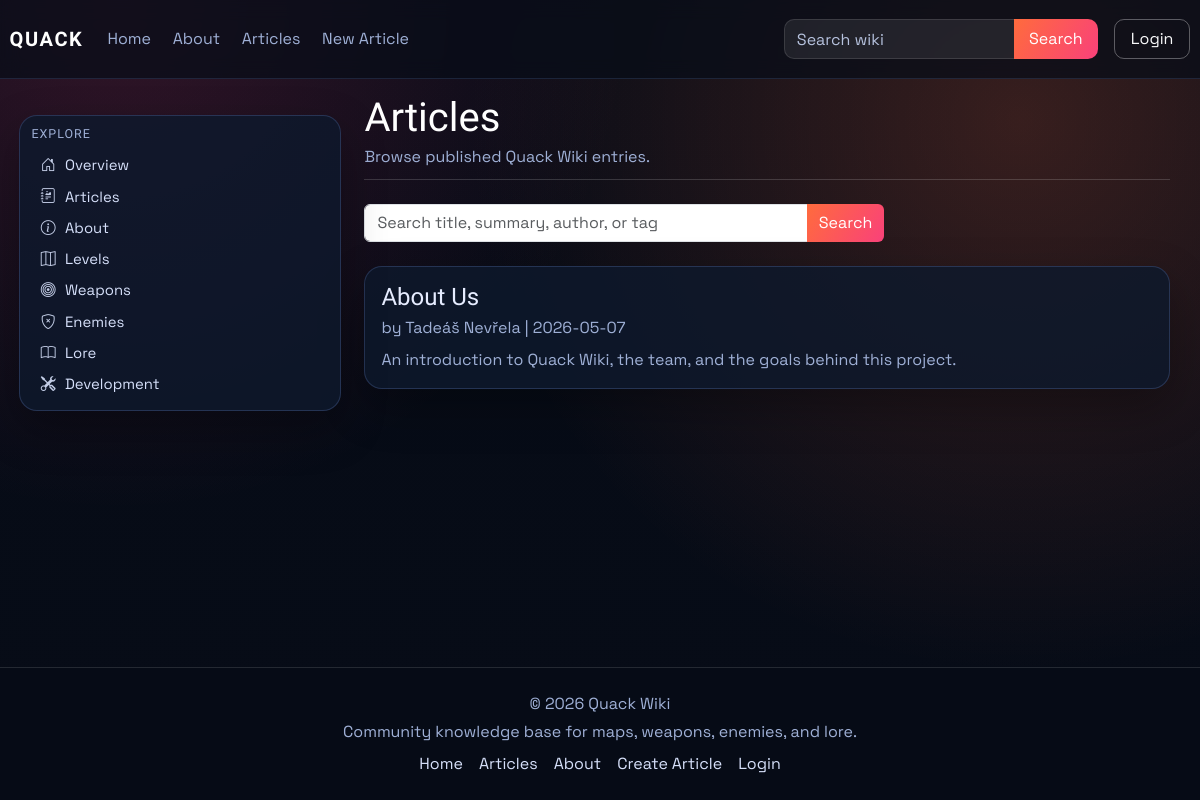
Page /articles on the earlier database version.
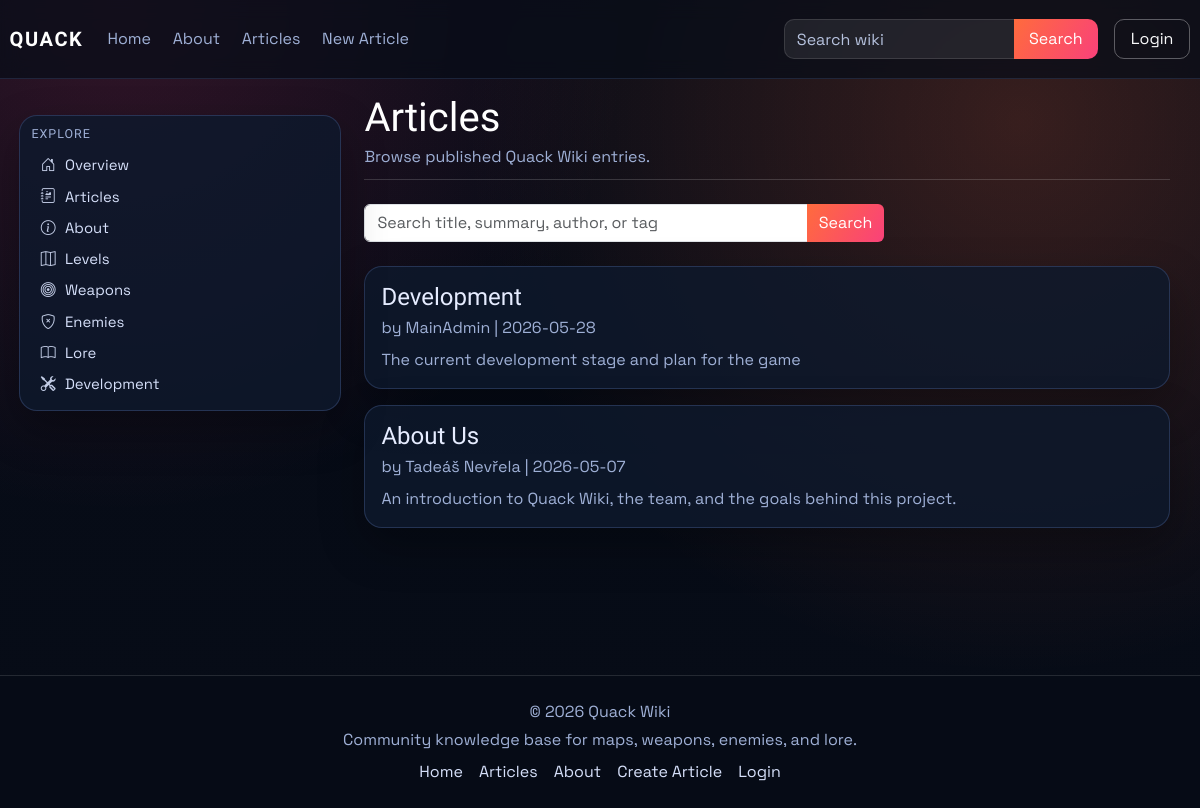
Same page on the later database version.
### models.py (models this page shows)
class Article(db.Model):
    id = db.Column(db.Integer, primary_key=True)
    title = db.Column(db.String(120), unique=True, nullable=False)
    author = db.Column(db.String(120), nullable=False)
    created_at = db.Column(db.DateTime, default=datetime.utcnow)
    image_url = db.Column(db.String(120), default='default.png')
    summary = db.Column(db.Text)
    content = db.Column(db.Text, nullable=False)
    infobox_data = db.Column(db.Text, nullable=True)
    tags = db.Column(db.JSON, default=list)
    status = db.Column(db.String(20), default='pending', nullable=False)
    approved_by = db.Column(db.String(120), nullable=True)
    approved_at = db.Column(db.DateTime, nullable=True)
    is_archived = db.Column(db.Boolean, default=False, nullable=False)
    archived_at = db.Column(db.DateTime, nullable=True)

### main.py (the view)
@app.route('/articles')
def articles():
    search = (request.args.get('q') or '').strip()
    query = Article.query.filter(
        Article.is_archived.is_(False),
        func.lower(func.trim(Article.status)) == 'approved',
    )
    article_list = query.order_by(Article.created_at.desc()).all()
    if search:
        article_list = [article_obj for article_obj in article_list if article_matches_search(article_obj, search)]
    article_links = {article.id: article_public_url(article) for article in article_list}
    return render_template('articles.html', articles=article_list, search=search, article_links=article_links)

### main.py (called while the page is built)
def article_public_url(article_obj: Article) -> str:
    if article_has_tag(article_obj, static_page_tag('about-us')):
        return url_for('about')
    return url_for('article', article_title=article_obj.title)

def static_page_tag(page_key: str) -> str:
    return f"page:{page_key.strip().lower()}"

def article_has_tag(article_obj: Article, tag_name: str) -> bool:
    wanted = tag_name.strip().lower()
    return any(str(tag).strip().lower() == wanted for tag in (article_obj.tags or []))

### templates/articles.html (shortened to what this page needs)
{% extends "_base.html" %}
{% block content %}
<div class="container-fluid px-0 article-wiki">
    <header class="article-header mb-4">
        <h1 class="article-title">Articles</h1>
        <p class="article-meta mb-0">Browse published Quack Wiki entries.</p>
    </header>
    <form method="GET" action="{{ url_for('articles') }}" class="mb-4" style="max-width: 520px;">
        <div class="input-group">
            <input class="form-control" type="search" name="q" value="{{ search }}" placeholder="Search title, summary, author, or tag">
            <button class="btn btn-brand" type="submit">Search</button>
        </div>
    </form>
    <section class="row g-3">
        {% for article in articles %}
        <div class="col-12">
            <article class="card p-3">
                <h4 class="mb-1"><a href="{{ article_links[article.id] }}">{{ article.title }}</a></h4>
                <p class="article-meta mb-2">by {{ article.author }} | {{ article.created_at.strftime('%Y-%m-%d') if article.created_at else "Unknown date" }}</p>
                <p class="mb-0">{{ article.summary or "No summary available." }}</p>
            </article>
        </div>
        {% else %}
        <div class="col-12">
            <div class="card p-4">
                <p class="mb-0 text-muted">No published articles found.</p>
            </div>
        </div>
        {% endfor %}
    </section>
</div>
{% endblock %}

### templates/_base.html (shortened to what this page needs)
<!doctype html>
<html lang="en">
<head>
    <link href="https://cdn.jsdelivr.net/npm/bootstrap@5.3.3/dist/css/bootstrap.min.css" rel="stylesheet">
    <link href="https://cdn.jsdelivr.net/npm/bootstrap-icons@1.11.3/font/bootstrap-icons.min.css" rel="stylesheet">
    <link rel="stylesheet" href="{{ url_for('static', filename='css/style.css', v='20260525-1') }}">
</head>
<body>
    {% include "partials/navbar.html" %}
    <div class="layout-shell container-fluid">
        <aside class="wiki-sidebar-detached d-none d-lg-block">
            {% include "partials/sidebar.html" %}
        </aside>
        <main class="page-content page-content-with-sidebar">
            {% block content %}{% endblock %}
        </main>
        <div class="layout-footer-spacer d-none d-lg-block" aria-hidden="true"></div>
    </div>
    {% include "partials/footer.html" %}
</body>
</html>

### templates/partials/navbar.html (shortened to what this page needs)
{% from "partials/tag_link.html" import tag_article_link %}
<nav class="navbar navbar-expand-lg main-nav">
    <div class="container-fluid nav-wrap">
        <a class="navbar-brand brand-mark" href="{{ url_for('index') }}">QUACK</a>
        <div class="collapse navbar-collapse" id="navbarNav">
            <ul class="navbar-nav me-auto nav-links">
                <li class="nav-item"><a class="nav-link" href="{{ url_for('index') }}">Home</a></li>
                <li class="nav-item">{{ tag_article_link('about-us', 'About', class_name='nav-link') }}</li>
                <li class="nav-item"><a class="nav-link" href="{{ url_for('articles') }}">Articles</a></li>
                <li class="nav-item"><a class="nav-link" href="{{ url_for('create_article') }}">New Article</a></li>
            </ul>
            <ul class="navbar-nav ms-auto align-items-lg-center nav-tools">
                <li class="nav-item nav-search-wrap">
                    <form class="nav-search" method="GET" action="{{ url_for('articles') }}">
                        <input class="form-control" type="search" name="q" value="{{ request.args.get('q', '') if request.endpoint == 'articles' else '' }}" placeholder="Search wiki">
                        <button class="btn btn-brand" type="submit">Search</button>
                    </form>
                </li>
                {% if current_user.is_authenticated %}
                <li class="nav-item dropdown ms-lg-3">
                    <a class="profile-trigger" href="#" role="button" data-bs-toggle="dropdown" aria-expanded="false">
                        <span class="profile-avatar">{{ current_user.username[0]|upper }}</span>
                        <span class="profile-name">{{ current_user.username }}</span>
                    </a>
                    <ul class="dropdown-menu dropdown-menu-end">
                        <li><a class="dropdown-item" href="{{ url_for('index') }}">Profile</a></li>
                        <li><a class="dropdown-item" href="{{ url_for('index') }}">Settings</a></li>
                        <li><a class="dropdown-item" href="{{ url_for('index') }}">My Pages</a></li>
                        <li><hr class="dropdown-divider"></li>
                        <li><a class="dropdown-item text-danger" href="{{ url_for('logout') }}">Logout</a></li>
                    </ul>
                </li>
                {% else %}
                <li class="nav-item ms-lg-3">
                    <a class="btn btn-outline-light nav-login-btn" href="{{ url_for('login') }}">Login</a>
                </li>
                {% endif %}
            </ul>
        </div>
    </div>
</nav>

### templates/partials/tag_link.html
{% macro tag_article_link(tag, label, icon='', class_name='') -%}
<a href="{{ url_for('about') if tag == 'about-us' else url_for('tagged_article', tag=tag) }}"{% if class_name %} class="{{ class_name }}"{% endif %}>
    {% if icon %}<i class="{{ icon }} sidebar-icon"></i>{% endif %}{{ label }}
</a>
{%- endmacro %}

### templates/partials/sidebar.html
{% from "partials/tag_link.html" import tag_article_link %}
<nav class="wiki-sidebar">
    {% if current_user.is_authenticated and current_user.role in ['admin', 'writer'] and request.endpoint in ['dashboard_users', 'dashboard_articles'] %}
    <h6 class="sidebar-title">Dashboard</h6>
    {% if current_user.role == 'admin' %}
    <a href="{{ url_for('dashboard_users') }}"><i class="bi bi-people-fill sidebar-icon"></i>Users</a>
    {% endif %}
    <a href="{{ url_for('dashboard_articles') }}"><i class="bi bi-journal-text sidebar-icon"></i>Articles</a>
    <a href="{{ url_for('create_article') }}"><i class="bi bi-plus-square sidebar-icon"></i>Create Article</a>
    {% else %}
    <h6 class="sidebar-title">Explore</h6>
    <a href="{{ url_for('index') }}"><i class="bi bi-house-door sidebar-icon"></i>Overview</a>
    <a href="{{ url_for('articles') }}"><i class="bi bi-journal-richtext sidebar-icon"></i>Articles</a>
    {{ tag_article_link('about-us', 'About', 'bi bi-info-circle') }}
    {{ tag_article_link('levels', 'Levels', 'bi bi-map') }}
    {{ tag_article_link('weapons', 'Weapons', 'bi bi-bullseye') }}
    {{ tag_article_link('enemies', 'Enemies', 'bi bi-shield-x') }}
    {{ tag_article_link('lore', 'Lore', 'bi bi-book') }}
    {{ tag_article_link('development', 'Development', 'bi bi-tools') }}
    {% endif %}
</nav>

### templates/partials/footer.html (shortened to what this page needs)
{% from "partials/tag_link.html" import tag_article_link %}
<footer class="site-footer">
    <div class="container-fluid">
        <div class="footer-content">
            <p class="mb-1">&copy; 2026 Quack Wiki</p>
            <p class="mb-0">Community knowledge base for maps, weapons, enemies, and lore.</p>
            <div class="footer-links">
                <a href="{{ url_for('index') }}">Home</a>
                <a href="{{ url_for('articles') }}">Articles</a>
                {{ tag_article_link('about-us', 'About') }}
                <a href="{{ url_for('create_article') }}">Create Article</a>
                <a href="{{ url_for('login') }}">Login</a>
            </div>
        </div>
    </div>
</footer>

### static/css/style.css (style rules this page uses)
:root { --bg: #070c17; --bg-soft: #101a2d; --panel: rgba(14, 25, 44, 0.82); --panel-border: rgba(130, 170, 255, 0.2); --text: #e6ecff; --text-dim: #9fb0d6; --brand: #ff6b3d; --brand-2: #f9417a; --ok: #2ccf9f; --radius: 18px; --shadow: 0 18px 45px rgba(0, 0, 0, 0.3); --nav-height: 72px; --sidebar-width: 330px; --footer-height: 124px; --layout-top-pad: 5.6rem; --layout-side-pad: 1.2rem; --sidebar-top-offset: 1rem; }
* { box-sizing: border-box; }
body { margin: 0; color: var(--text); font-family: "Space Grotesk", sans-serif; background: radial-gradient(circle at 10% 0%, rgba(249, 65, 122, 0.18), transparent 38%), radial-gradient(circle at 85% 15%, rgba(255, 107, 61, 0.2), transparent 45%), linear-gradient(180deg, #060b16, var(--bg)); min-height: 100vh; display: flex; flex-direction: column; }
h1, h2, h3, h4, h5, h6, .navbar-brand { font-family: "Sora", sans-serif; }
a { text-decoration: none; color: inherit; }
.main-nav { position: fixed; top: 0; left: 0; right: 0; width: 100%; margin-top: 0; z-index: 40; backdrop-filter: blur(10px); background: rgba(8, 13, 24, 0.72); border-top: 0; border-bottom: 1px solid rgba(130, 170, 255, 0.15); }
.nav-wrap { padding: 0.7rem 0.6rem; }
.brand-mark { font-weight: 700; letter-spacing: 0.08em; color: #fff; }
.nav-links .nav-link { color: var(--text-dim); margin-right: 0.35rem; transition: color 0.2s ease; }
.nav-search { display: flex; align-items: stretch; gap: 0; }
.nav-search .form-control { background: rgba(255, 255, 255, 0.08); border: 1px solid rgba(255, 255, 255, 0.12); border-right: 0; border-radius: 10px 0 0 10px; color: #fff; min-width: 230px; height: 40px; }
.nav-search .form-control::placeholder { color: #b6c2de; }
.nav-search .btn { height: 40px; border-radius: 0 10px 10px 0; padding-inline: 0.95rem; }
.nav-login-btn { height: 40px; display: inline-flex; align-items: center; justify-content: center; padding-inline: 1rem; border-radius: 10px; }
.layout-shell { padding: var(--layout-top-pad) var(--layout-side-pad) 1.2rem; flex: 1 0 auto; }
.wiki-sidebar-detached { position: fixed; top: calc(var(--layout-top-pad) + var(--sidebar-top-offset)); left: var(--layout-side-pad); width: var(--sidebar-width); height: calc(100vh - var(--layout-top-pad) - var(--sidebar-top-offset) - var(--footer-height)); padding: 0.6rem 0.5rem 0.6rem 0; z-index: 30; }
.wiki-sidebar { width: 100%; max-height: calc(100vh - var(--nav-height) - var(--footer-height) - 6.5rem); overflow-y: auto; padding: 0.65rem 0.7rem; border-radius: var(--radius); border: 1px solid var(--panel-border); background: var(--panel); box-shadow: var(--shadow); }
.sidebar-title { color: var(--text-dim); letter-spacing: 0.08em; text-transform: uppercase; margin-bottom: 0.5rem; font-size: 0.78rem; }
.wiki-sidebar a { display: block; padding: 0.42rem 0.5rem; font-size: 0.93rem; line-height: 1.2; color: #d6e0fa; border-radius: 8px; transition: background-color 0.2s ease; }
.sidebar-icon { display: inline-block; width: 1.1rem; margin-right: 0.5rem; text-align: center; opacity: 0.9; }
.page-content { padding: 0.25rem 0.7rem; }
.page-content-with-sidebar { margin-left: calc(var(--sidebar-width) + 0.25rem); }
.layout-footer-spacer { height: var(--footer-height); width: 100%; }
.article-wiki { max-width: 1220px; }
.article-header { border-bottom: 1px solid rgba(255, 255, 255, 0.16); padding-bottom: 0.65rem; }
.article-title { margin-bottom: 0.2rem; }
.card { border-radius: var(--radius); border: 1px solid var(--panel-border); background: var(--panel); color: var(--text); box-shadow: var(--shadow); }
.info-card h5, .article-title { color: #fff; }
.info-card p, .article-meta, .card p, .text-muted { color: var(--text-dim) !important; }
.btn-brand, .btn-primary { border: none; color: #fff; background: linear-gradient(120deg, var(--brand), var(--brand-2)); }
.btn-outline-light { border-color: rgba(255, 255, 255, 0.32); }
.site-footer { margin-top: auto; min-height: var(--footer-height); padding: 1.5rem 1rem; color: var(--text-dim); border-top: 1px solid rgba(255, 255, 255, 0.12); background: rgba(6, 11, 22, 0.55); }
.footer-content { text-align: center; }
.footer-links { display: flex; justify-content: center; gap: 1rem; flex-wrap: wrap; margin-top: 0.5rem; }
.footer-links a { color: #d6e0fa; }

Differences in the rows shown:
added Article: title "Development", author "MainAdmin", created_at "2026-05-28", summary "The current development stage and plan for the game"
Other differences:
{{ label }}: "About About Levels Weapons Enemies Lore Development About" → "About About Levels Weapons Enemies Lore About"
